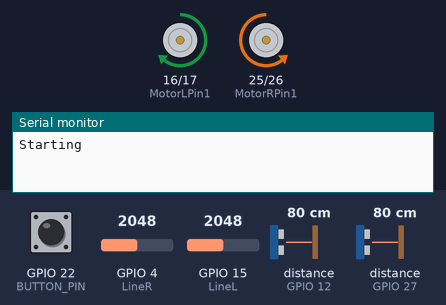
Simulated run of this sketch. Board: ESP32. Parts: motor-driver pin pairs drawn as motors (green arrow = first pin HIGH = forward, orange = second pin HIGH = backward, longer = more drive, scaled by the enable pin), the last lines printed to the serial monitor. The test bench sets the inputs (shaded band); at power-on: GPIO 22 (BUTTON_PIN) HIGH, distance to the obstacle (sensors on GPIO 12, GPIO 27) 80 cm, GPIO 15 (LineL) = 2048, GPIO 4 (LineR) = 2048. The echo pulse lasts 58.3 µs per cm.

Above: at 7.4 s.
7.5 s: GPIO 22 (BUTTON_PIN) pulled LOW for 0.15 s
At 8.6 s:
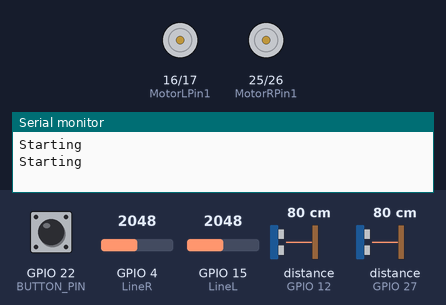
10.6 s: distance to the obstacle (sensor on GPIO 12) set to 9 cm
13.6 s: GPIO 15 (LineL) set to 1967
15.8 s: GPIO 15 (LineL) set to 2040
At 17.0 s:
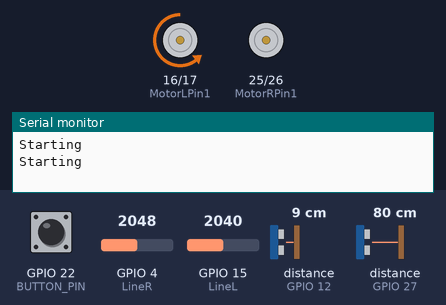
17.7 s: GPIO 15 (LineL) set to 1960
At 18.5 s:
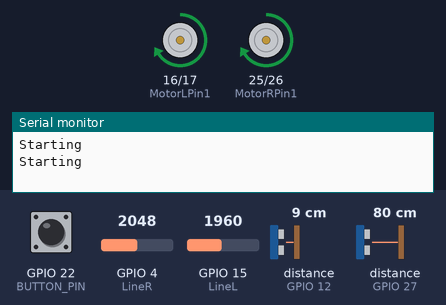
19.2 s: GPIO 15 (LineL) set to 2866
At 20.8 s:
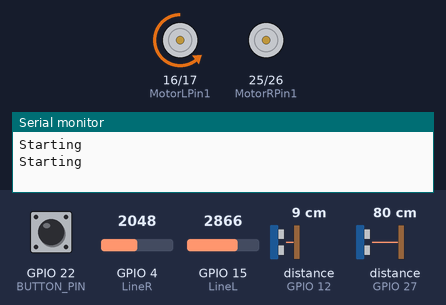
Timing chart, 0 to 22.1 s (numbered marks = the images above; inputs shaded):
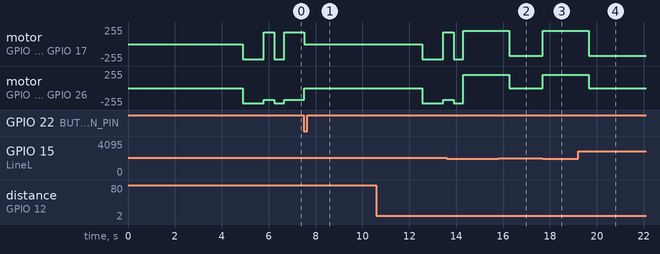

Measured:
- after the input at 7.5 s, motor on GPIO 16 (MotorLPin1) / GPIO 17 (MotorLPin2): forward 179/255 → stopped at once; motor on GPIO 25 (MotorRPin1) / GPIO 26 (MotorRPin2): backward 179/255 → stopped at once
- after the input at 15.8 s, motor on GPIO 16 (MotorLPin1) / GPIO 17 (MotorLPin2): forward 199/255 → backward 179/255 after 0.46 s; motor on GPIO 25 (MotorRPin1) / GPIO 26 (MotorRPin2): forward 199/255 → stopped after 0.46 s
- after the input at 17.7 s, motor on GPIO 16 (MotorLPin1) / GPIO 17 (MotorLPin2): backward 179/255 → forward 199/255 at once; motor on GPIO 25 (MotorRPin1) / GPIO 26 (MotorRPin2): stopped → forward 199/255 at once
- after the input at 19.2 s, motor on GPIO 16 (MotorLPin1) / GPIO 17 (MotorLPin2): forward 199/255 → backward 179/255 after 0.46 s; motor on GPIO 25 (MotorRPin1) / GPIO 26 (MotorRPin2): forward 199/255 → stopped after 0.46 s

The sketch:

StalkerBot_DevKIT_With_Button.ino
```cpp
// Ultrasonic sensor
const int TrigPinR = 13;
const int EchoPinR = 12;
const int TrigPinL = 14;
const int EchoPinL = 27;

//Ultrasonic variables
long durationR;
long durationL;
float distanceR;
float distanceL;

// Motor Right
int ENA = 33;
int MotorRPin1 = 25;
int MotorRPin2 = 26;

// Motor Left
int MotorLPin1 = 16;
int MotorLPin2 = 17;
int ENB = 5;

// Setting PWM properties
const int freq = 30000;
const int pwmChannelR = 0;
const int pwmChannelL = 0;
const int resolution = 8;
const int dutyCycleLow = 180;
const int dutyCycleMid = 200;
const int dutyCycleHigh = 230;

// Line sensor
const int LineR = 4;
const int LineL = 15;
int inputLineR = 0;
int inputLineL = 0;

// Button
const int BUTTON_PIN = 22;  // the number of the pushbutton pin
int status = 1;

void setup() {

  // Ultrasonic sensor Right
  pinMode(TrigPinR, OUTPUT);  // Sets the trigPin as an Output
  pinMode(EchoPinR, INPUT);   // Sets the echoPin as an Input
  // Ultrasonic sensor Left
  pinMode(TrigPinL, OUTPUT);  // Sets the trigPin as an Output
  pinMode(EchoPinL, INPUT);   // Sets the echoPin as an Input

  // Right Motor
  pinMode(MotorRPin1, OUTPUT);
  pinMode(MotorRPin2, OUTPUT);
  pinMode(ENA, OUTPUT);
  ledcSetup(pwmChannelR, freq, resolution);  // configure LED PWM functionalitites
  ledcAttachPin(ENA, pwmChannelR);           // attach the channel to the GPIO to be controlled
  // Left Motor
  pinMode(MotorLPin1, OUTPUT);
  pinMode(MotorLPin2, OUTPUT);
  pinMode(ENB, OUTPUT);
  ledcSetup(pwmChannelL, freq, resolution);  // configure LED PWM functionalitites
  ledcAttachPin(ENB, pwmChannelL);           // attach the channel to the GPIO to be controlled
  // Button
  pinMode(BUTTON_PIN, INPUT_PULLUP);
  Serial.begin(115200);
}

void loop() {
  int buttonState = digitalRead(BUTTON_PIN);

  while (buttonState == HIGH) {
    if (status == 1) {
      Serial.println("Starting");
      delay(4900);
      starting();
    }
    // Reading Right Line Sensor
    inputLineR = analogRead(LineR);
    inputLineL = analogRead(LineL);
    // Serial.println(inputLineR);
    // Serial.println(inputLineL);

    // Reverse when white detected
    if (inputLineR <= 1900 || inputLineL <= 2000) {  //Check the sensor output
      if (inputLineR <= 2000) {
        whiteLine(1);  // Right Line sensor Detected
      } else {
        whiteLine(2);  // Left Line sensor Detected
      }
    } else {  // Reading Distance Right
      digitalWrite(TrigPinR, LOW);
      delayMicroseconds(2);
      digitalWrite(TrigPinR, HIGH);  // Sets the trigPin on HIGH state for 10 micro seconds
      delayMicroseconds(10);
      digitalWrite(TrigPinR, LOW);  // Reads the echoPin, returns the sound wave travel time in microseconds
      durationR = pulseIn(EchoPinR, HIGH);
      distanceR = (durationR / 2) / 29.1;  // Calculate the distance
      // Serial.print("Distance Right Sensor: ");
      // Serial.println(distanceR);

      // Reading Distance Left
      digitalWrite(TrigPinL, LOW);
      delayMicroseconds(2);
      digitalWrite(TrigPinL, HIGH);  // Sets the trigPin on HIGH state for 10 micro seconds
      delayMicroseconds(10);
      digitalWrite(TrigPinL, LOW);  // Reads the echoPin, returns the sound wave travel time in microseconds
      durationL = pulseIn(EchoPinL, HIGH);
      distanceL = (durationL / 2) / 29.1;  // Calculate the distance
      // Serial.print("Distance Left Sensor: ");
      // Serial.println(distanceL);
      if (distanceR > 30 && distanceL > 30) {  //if both sensors read more than 25 cm, brake both motors
        standby();
        // Serial.println("Robot Standby");
      } else {
        stalking();
      }
    }
    status = 0;
    buttonState = digitalRead(BUTTON_PIN);  // read the state of the button again
  }
  digitalWrite(MotorRPin1, LOW);  // Right Stop
  digitalWrite(MotorRPin2, LOW);
  digitalWrite(MotorLPin1, LOW);  // Left Stop
  digitalWrite(MotorLPin2, LOW);
  status = 1;
}

void starting() {
  digitalWrite(MotorRPin1, LOW);  // Right Forward
  digitalWrite(MotorRPin2, HIGH);
  digitalWrite(MotorLPin1, LOW);  // Left Forward
  digitalWrite(MotorLPin2, HIGH);
  ledcWrite(pwmChannelR, dutyCycleHigh);
  ledcWrite(pwmChannelL, dutyCycleHigh);
  delay(900);
  digitalWrite(MotorRPin1, LOW);  // Right Forward
  digitalWrite(MotorRPin2, HIGH);
  digitalWrite(MotorLPin1, HIGH);  // Left Reverse
  digitalWrite(MotorLPin2, LOW);
  ledcWrite(pwmChannelR, dutyCycleLow);
  ledcWrite(pwmChannelL, dutyCycleLow);
  delay(450);
  digitalWrite(MotorRPin1, LOW);  // Right Forward
  digitalWrite(MotorRPin2, HIGH);
  digitalWrite(MotorLPin1, LOW);  // Left Forward
  digitalWrite(MotorLPin2, HIGH);
  ledcWrite(pwmChannelR, dutyCycleHigh);
  ledcWrite(pwmChannelL, dutyCycleHigh);
  delay(400);
}

void standby() {                  // Standby search opponent
  digitalWrite(MotorRPin1, LOW);  // Right Forward
  digitalWrite(MotorRPin2, HIGH);
  digitalWrite(MotorLPin1, HIGH);  // Left Reverse
  digitalWrite(MotorLPin2, LOW);
  ledcWrite(pwmChannelR, dutyCycleLow);
  ledcWrite(pwmChannelL, dutyCycleLow);
}

void stalking() {
  if (distanceR < 5 || distanceL < 5) {
    digitalWrite(MotorRPin1, LOW);  // Right Forward
    digitalWrite(MotorRPin2, HIGH);
    digitalWrite(MotorLPin1, LOW);  // Left Forward
    digitalWrite(MotorLPin2, HIGH);
    ledcWrite(pwmChannelR, dutyCycleHigh);
    ledcWrite(pwmChannelL, dutyCycleHigh);
  } else if (distanceR < 30 && distanceL < 30) {  //if both sensors less than than 25 cm, go forward
    digitalWrite(MotorRPin1, LOW);                // Right Forward
    digitalWrite(MotorRPin2, HIGH);
    digitalWrite(MotorLPin1, LOW);  // Left Forward
    digitalWrite(MotorLPin2, HIGH);
    ledcWrite(pwmChannelR, dutyCycleHigh);
    ledcWrite(pwmChannelL, dutyCycleHigh);
    // Serial.println("Both Motor Forward");
  } else if (distanceR > 30 && distanceL < 30) {  //if only something is in front of the left ultrasonic sensor, turn left
    digitalWrite(MotorRPin1, LOW);                // Right Forward
    digitalWrite(MotorRPin2, HIGH);
    digitalWrite(MotorLPin1, LOW);  // Left Stop
    digitalWrite(MotorLPin2, LOW);
    ledcWrite(pwmChannelR, dutyCycleLow);
    ledcWrite(pwmChannelL, dutyCycleLow);
    // Serial.println("Turn Left");
  } else if (distanceR < 30 && distanceL > 30) {  //if only something is in front of the right ultrasonic sensor, turn right
    digitalWrite(MotorRPin1, LOW);                // Right Stop
    digitalWrite(MotorRPin2, LOW);
    digitalWrite(MotorLPin1, LOW);  // Left Forward
    digitalWrite(MotorLPin2, HIGH);
    ledcWrite(pwmChannelR, dutyCycleLow);
    ledcWrite(pwmChannelL, dutyCycleLow);
    // Serial.println("Turn Right");
  }
}

void whiteLine(int sensor) {
  if (sensor == 1) {                 //Right sensor Detected
    digitalWrite(MotorRPin1, HIGH);  // Right Reverse
    digitalWrite(MotorRPin2, LOW);
    digitalWrite(MotorLPin1, HIGH);  // Left Reverse
    digitalWrite(MotorLPin2, LOW);
    ledcWrite(pwmChannelR, dutyCycleMid);
    ledcWrite(pwmChannelL, dutyCycleMid);
    delay(650);
  } else {                           //Left sensor Detected
    digitalWrite(MotorRPin1, HIGH);  // Right Reverse
    digitalWrite(MotorRPin2, LOW);
    digitalWrite(MotorLPin1, HIGH);  // Left Reverse
    digitalWrite(MotorLPin2, LOW);
    ledcWrite(pwmChannelR, dutyCycleMid);
    ledcWrite(pwmChannelL, dutyCycleMid);
    delay(650);
  }
  digitalWrite(MotorRPin1, LOW);  // Right Forward
  digitalWrite(MotorRPin2, HIGH);
  digitalWrite(MotorLPin1, HIGH);  // Left Reverse
  digitalWrite(MotorLPin2, LOW);
  ledcWrite(pwmChannelR, dutyCycleLow);
  ledcWrite(pwmChannelL, dutyCycleLow);
}
```
